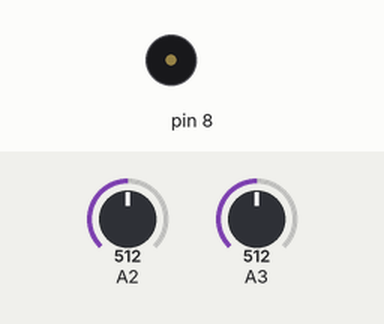
Recording of a sketch running on a simulated Arduino Uno, built with avr-gcc and run on an emulated ATmega328P. Parts: buzzer (waves = sounding). The inputs (shaded band) are chosen by the test bench; at power-on: A2 = 512, A3 = 512. What the sketch prints to the serial monitor is not drawn.

Above: at 1.2 s.
1.3 s: A2 set to 395
3.0 s: A2 set to 374
At 3.3 s:
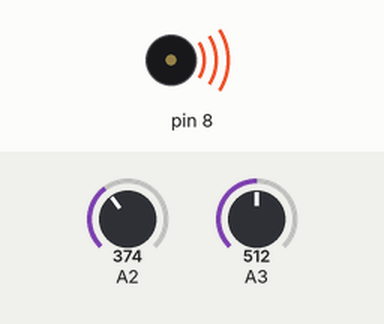
7.5 s: A2 set to 511
At 8.3 s:
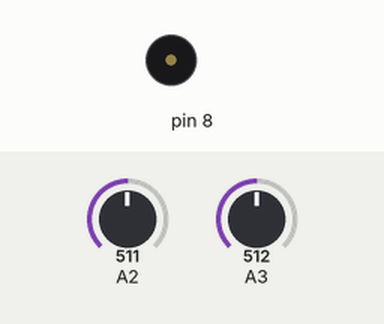
Timing chart, 0 to 10.1 s (numbered marks = the images above; inputs shaded):
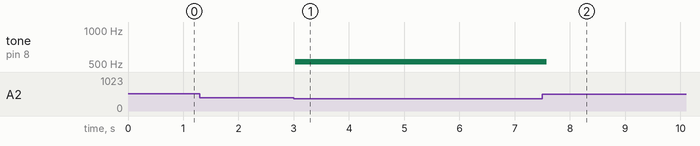

Measured:
- the behaviour switches between 389 and 388 on A2 (found by bisection; images 0 and 1)
- after the input at 1.3 s, every drawn part: stays the same
- after the input at 3.0 s, tone on pin 8: silent → 523 Hz at once
- after the input at 7.5 s, tone on pin 8: 523 Hz → silent after 0.08 s

The sketch:

week11_1_Arduino.ino
```cpp
// week11_1_Arduino
// 修改自week10_7_arduino_serial_joystick_x_y_to_processing
void setup() {
  Serial.begin(9600);
  pinMode(2, INPUT_PULLUP);
  pinMode(8, OUTPUT);
}
int count=0,totalX=0,totalY=0;
int x0=512,y0=512;
void loop() {
  delay(30); // 要慢一點, 不然 Processing會接不了
  int x = analogRead(A2); // 把搖桿的X接在A2
  int y = analogRead(A3); // 把搖桿的Y接在A3
  if(count<20){
    totalX += x;
    totalY += y;
    count++;
    x0 = totalX / count; //算平均
    y0 = totalY / count;
  }
  if(abs(x-x0)<25) x=128;
  else x = (x-x0)/4.4 + 128;
  if(abs(y-y0)<25) y=128;
  else y = (y-y0)/4.4 + 128;
  Serial.write(x); //直接送出去
  Serial.write(y);

  if (x>900) tone(8, 784, 100);
  if (x<100) tone(8, 523, 100);
  if (y>900) tone(8, 659, 100);
  if (y<100) tone(8, 500, 100); // 亂寫數字
}
```
